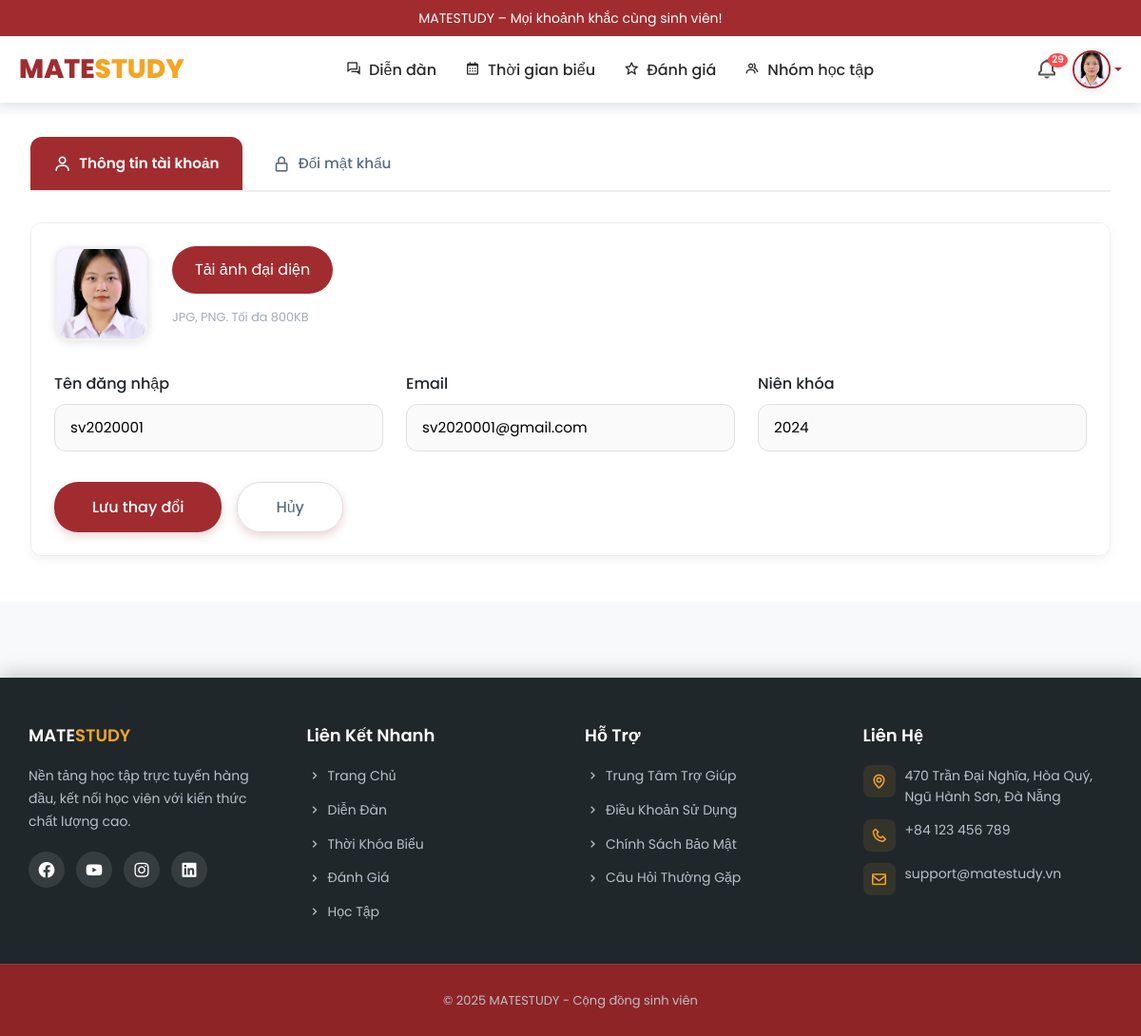
/php/sinhvien/account.php (signed in), run on the app's committed database.
### tables this page shows
CREATE TABLE `nguoi_dung` (
  `id` bigint(20) UNSIGNED NOT NULL,
  `ten_dang_nhap` varchar(50) NOT NULL,
  `email` varchar(100) NOT NULL,
  `mat_khau` varchar(255) NOT NULL,
  `nien_khoa` year(4) DEFAULT NULL,
  `vai_tro` enum('sinh_vien','admin') DEFAULT 'sinh_vien',
  `trang_thai` enum('hoat_dong','bi_khoa','da_xoa') DEFAULT 'hoat_dong',
  `anh_dai_dien` varchar(255) DEFAULT NULL
);

### php/sinhvien/account.php (the view, shortened to what this page needs)
<?php
require_once('../config.php');
?>
<!DOCTYPE html>
<html lang="vi">
<head>
  <link rel="stylesheet" href="https://cdn.jsdelivr.net/npm/boxicons@2.1.0/css/boxicons.min.css">
  <link rel="stylesheet" href="../../css/header-footer.css">
  <link rel="stylesheet" href="../../css/style.css">
  <link rel="stylesheet" href="../../css/account.css">
</head>
<body>
  <?php include("../partials/header.php"); ?>
  <div class="container">
    <div class="tabs">
      <a href="account.php" class="tab active">
        <i class="bx bx-user"></i> Thông tin tài khoản
      </a>
      <a href="setPass.php" class="tab">
        <i class="bx bx-lock-alt"></i> Đổi mật khẩu
      </a>
    </div>
    <div class="card">
      <div class="card-body">
        <div class="avatar-section">
          <?php
          if ($user['anh_dai_dien']) {
            $duong_dan_anh = '../../' . htmlspecialchars($user['anh_dai_dien']);
          } else {
            $duong_dan_anh = '../../../images/avatars/avt.jpg';
          }
          ?>
          <img src="<?php echo $duong_dan_anh; ?>" alt="Avatar" class="avatar">
          <div class="upload-controls">
            <form method="post" enctype="multipart/form-data">
              <label for="upload" class="btn-upload">
                Tải ảnh đại diện
              </label>
            </form>
            <p class="note">JPG, PNG. Tối đa 800KB</p>
          </div>
        </div>
        <form method="post">
          <div class="form-grid">
            <div class="form-group">
              <label>Tên đăng nhập</label>
              <input type="text" name="ten_dang_nhap" value="<?php echo htmlspecialchars($user['ten_dang_nhap']); ?>" required>
            </div>
            <div class="form-group">
              <label>Email</label>
              <input type="email" name="email" value="<?php echo htmlspecialchars($user['email'] ?? ''); ?>" required>
            </div>
            <div class="form-group">
              <label>Niên khóa</label>
              <input type="number" name="nien_khoa" placeholder="2021 - 2025" value="<?php echo htmlspecialchars($user['nien_khoa'] ?? ''); ?>">
            </div>
          </div>
          <div class="form-actions">
            <button type="submit" class="btn-primary">Lưu thay đổi</button>
            <button type="reset" class="btn-secondary">Hủy</button>
          </div>
        </form>
      </div>
    </div>
  </div>
  <?php include("../partials/footer.php"); ?>
</body>
</html>

### php/partials/header.php (shortened to what this page needs)
<?php
$user_id = $_SESSION['user_id'];
$vai_tro = $_SESSION['vai_tro'] ?? 'sinh_vien';
$query = "SELECT ten_dang_nhap, anh_dai_dien, email, nien_khoa FROM nguoi_dung WHERE id = ?";
$stmt = mysqli_prepare($conn, $query);
mysqli_stmt_bind_param($stmt, "i", $user_id);
mysqli_stmt_execute($stmt);
$result = mysqli_stmt_get_result($stmt);
$user = mysqli_fetch_assoc($result);
$is_admin = ($vai_tro === 'admin');
$is_top_level_php = (basename(getcwd()) === 'php');
$root_path = $is_top_level_php ? "../" : "../../";
if ($user['anh_dai_dien']) {
    $avatar_url = $root_path . htmlspecialchars($user['anh_dai_dien']);
} else {
    $avatar_url = $root_path . "images/avatars/avt.jpg";
}
$badge_html = "";
if (!$is_admin) {
    $notif_query = "SELECT COUNT(*) AS unread FROM thong_bao WHERE sinh_vien_id = ? AND da_doc = FALSE";
    $stmt2 = mysqli_prepare($conn, $notif_query);
    mysqli_stmt_bind_param($stmt2, "i", $user_id);
    mysqli_stmt_execute($stmt2);
    $notif_result = mysqli_stmt_get_result($stmt2);
    $unread_count = mysqli_fetch_assoc($notif_result)['unread'];
    if ($unread_count > 0) {
        $badge_html = "<span class='badge'>$unread_count</span>";
    }
}
?>
<header class="header">
    <div class="top-bar">
        MATESTUDY – Mọi khoảnh khắc cùng sinh viên!
    </div>
    <div class="main-header">
        <a href="<?php echo $root_path; ?>php/home.php" class="logo">MATE<span>STUDY</span></a>
        <nav class="nav-menu">
            <?php if ($is_admin): ?>
                <a href="<?php echo $root_path; ?>php/admin/manage_blog.php"><i class='bx bx-conversation me-2'></i>Quản lý diễn đàn</a>
                <a href="<?php echo $root_path; ?>php/admin/manage_data_learing.php"><i class='bx bx-data me-2'></i>Quản lý dữ liệu học tập</a>
                <a href="<?php echo $root_path; ?>php/admin/manage_review.php"><i class='bx bx-star me-2'></i>Quản lý đánh giá</a>
                <a href="<?php echo $root_path; ?>php/admin/manage_user.php"><i class='bx bx-user me-2'></i>Quản lý người dùng</a>
            <?php else: ?>
                <a href="<?php echo $root_path; ?>php/sinhvien/blog.php"><i class='bx bx-conversation me-2'></i>Diễn đàn</a>
                <a href="<?php echo $root_path; ?>php/sinhvien/calender.php"><i class='bx bx-calendar me-2'></i>Thời gian biểu</a>
                <a href="<?php echo $root_path; ?>php/sinhvien/review.php"><i class='bx bx-star me-2'></i>Đánh giá</a>
                <a href="<?php echo $root_path; ?>php/sinhvien/team.php"><i class='bx bx-group me-2'></i>Nhóm học tập</a>
            <?php endif; ?>
        </nav>
        <div class="<?= $is_admin ? 'admin-info dropdown' : 'user-actions' ?>">
            <?php if (!$is_admin): ?>
                <a href="<?php echo $root_path; ?>php/sinhvien/notification.php" class="notification" title="Thông báo">
                    <i class='bx bx-bell'></i>
                    <?= $badge_html ?>
                </a>
            <?php endif; ?>
            <div class="user-dropdown">
                <a href="#" class="dropdown-toggle d-flex align-items-center text-decoration-none" data-bs-toggle="dropdown">
                    <img src="<?= $avatar_url ?>" alt="Avatar" class="user-avatar rounded-circle" width="38" height="38">
                </a>
            </div>
        </div>
    </div>
</header>
<link href='https://unpkg.com/boxicons@2.1.4/css/boxicons.min.css' rel='stylesheet'>
<link href="https://cdn.jsdelivr.net/npm/bootstrap-icons@1.11.3/font/bootstrap-icons.css" rel="stylesheet">
<link href="https://cdn.jsdelivr.net/npm/bootstrap@5.3.3/dist/css/bootstrap.min.css" rel="stylesheet">
<link rel="stylesheet" href="<?php echo $root_path; ?>css/style.css">

### css/header-footer.css (style rules this page uses)
:root { --primary: #a12c2f; --primary-hover: #921f27; --text: #1f272b; --bg-light: #f8f9fa; }
html { height: 100%; }
body { font-family: 'Poppins', sans-serif; color: #2a2a2a; line-height: 1.6; min-height: 100%; display: flex; flex-direction: column; margin: 0; background-color: #f8f9fa; padding-top: 120px; }
.header { background: #fff; box-shadow: 0 4px 15px rgba(0,0,0,0.1); position: fixed; top: 0; left: 0; right: 0; z-index: 1000; width: 100%; transition: box-shadow 0.3s ease; }
.header .top-bar { background: var(--primary); color: #fff; padding: 10px 0; font-size: 14px; text-align: center; }
.main-header { max-width: 1200px; margin: 0 auto; padding: 0 20px; display: flex; align-items: center; justify-content: space-between; height: 70px; }
.logo { font-size: 28px; font-weight: 800; color: var(--primary); text-decoration: none; }
.logo span { color: #f5a425; }
.nav-menu { display: flex; gap: 30px; align-items: center; }
.nav-menu a { text-decoration: none; color: var(--text); font-weight: 500; transition: color 0.3s ease; }
.user-actions { display: flex; align-items: center; gap: 15px; }
.user-avatar { width: 40px; height: 40px; border-radius: 50%; object-fit: cover; border: 2px solid var(--primary); box-shadow: 0 2px 8px rgba(0,0,0,0.1); }
.bx-bell { font-size: 24px; color: #555; }

### css/account.css (style rules this page uses)
*, *::before, *::after { box-sizing: border-box; }
.container { width: 100%; margin: 2rem auto; padding: 0 1rem; }
.tabs { display: flex; gap: 0.5rem; margin-bottom: 2rem; border-bottom: 1px solid #eee; padding-bottom: 0.5rem; }
.tab { display: flex; align-items: center; gap: 0.5rem; padding: 0.75rem 1.5rem; font-size: 0.95rem; font-weight: 500; color: #566a7f; text-decoration: none; border-radius: 12px 12px 0 0; transition: all 0.3s ease; }
.tab.active { background-color: #a12c2f; color: #fff; font-weight: 600; }
.card { background: #fff; border: none; }
.card-body { padding: 2rem; background: #fff; }
.avatar-section { display: flex; align-items: flex-start; gap: 1.5rem; margin-bottom: 2rem; flex-wrap: wrap; }
.avatar { width: 100px; height: 100px; border-radius: 16px; object-fit: cover; border: 3px solid #f0f0f0; box-shadow: 0 2px 8px rgba(0, 0, 0, 0.1); }
.upload-controls { display: flex; flex-direction: column; gap: 0.75rem; }
.btn-upload { background: #a12c2f; color: #fff; padding: 0.75rem 1.5rem; border-radius: 25px; cursor: pointer; transition: all 0.3s; border: none; }
.note { font-size: 0.8rem; color: #a1acb8; }
.form-grid { display: grid; grid-template-columns: repeat(auto-fit, minmax(280px, 1fr)); gap: 1.5rem; margin-bottom: 2rem; }
.form-group label { margin-bottom: 0.5rem; font-weight: 500; }
.form-group input { width: 100%; padding: 0.75rem 1rem; border: 1.5px solid #e0e0e0; border-radius: 12px; font-size: 0.95rem; background-color: #fafafa; transition: all 0.3s; }
.form-actions { display: flex; gap: 1rem; }
.btn-primary, .btn-secondary { padding: 0.75rem 2rem; border-radius: 25px; font-weight: 500; cursor: pointer; transition: all 0.3s; border: none; }
.btn-primary { background: #a12c2f; color: #fff; }
.btn-secondary { background: transparent; color: #566a7f; border: 1.5px solid #d9dee3; }
.card { box-shadow: 0 8px 25px rgba(0, 0, 0, 0.1); border-radius: 20px; }
.container { max-width: 900px; padding: 2rem; }
.btn-primary, .btn-secondary { padding: 0.8rem 2.5rem; box-shadow: 0 4px 10px rgba(161, 44, 47, 0.2); }

### data on the page
nguoi_dung: anh_dai_dien (picture), ten_dang_nhap "sv2020001", email "sv2020001@gmail.com", nien_khoa "2024"

### other printed values
$unread_count "29"
